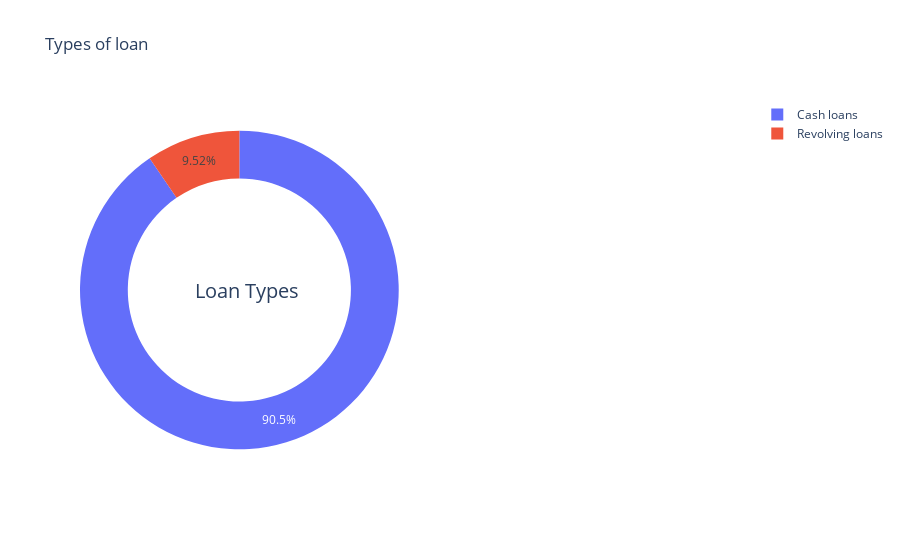

The notebook cell this image was saved under:
### Code cell
temp = df["NAME_CONTRACT_TYPE"].value_counts()
fig = {
  "data": [
    {
      "values": temp.values,
      "labels": temp.index,
      "domain": {"x": [0, .48]},
      #"name": "Types of Loans",
      #"hoverinfo":"label+percent+name",
      "hole": .7,
      "type": "pie"
    },
    
    ],
  "layout": {
        "title":"Types of loan",
        "annotations": [
            {
                "font": {
                    "size": 20
                },
                "showarrow": False,
                "text": "Loan Types",
                "x": 0.17,
                "y": 0.5
            }
            
        ]
    }
}
iplot(fig, filename='donut')

### Figure 1 — Plotly figure (JSON) as saved in the notebook; plotly's stock layout.template omitted (floating-point values rounded to 4 significant figures)
{"data": [{"domain": {"x": [0, 0.48]}, "hole": 0.7, "labels": ["Cash loans", "Revolving loans"], "type": "pie", "values": [278232, 29279]}], "layout": {"annotations": [{"font": {"size": 20}, "showarrow": false, "text": "Loan Types", "x": 0.17, "y": 0.5}], "title": {"text": "Types of loan"}}}
